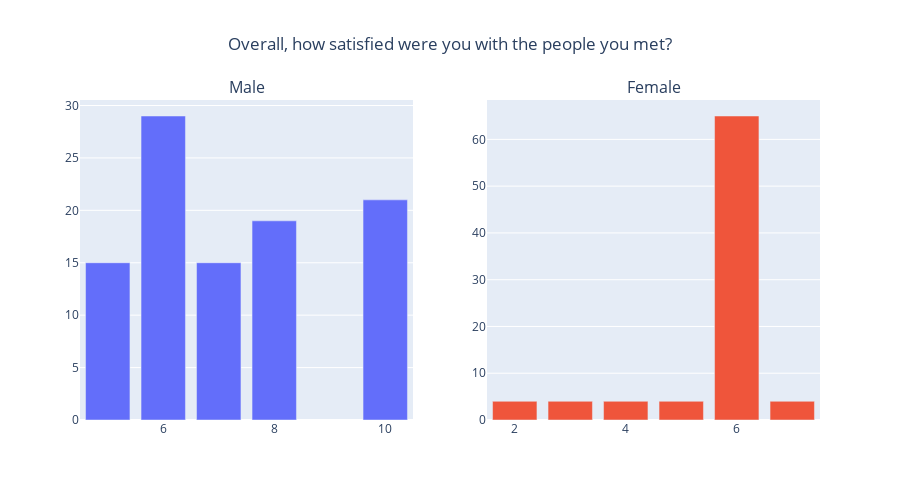
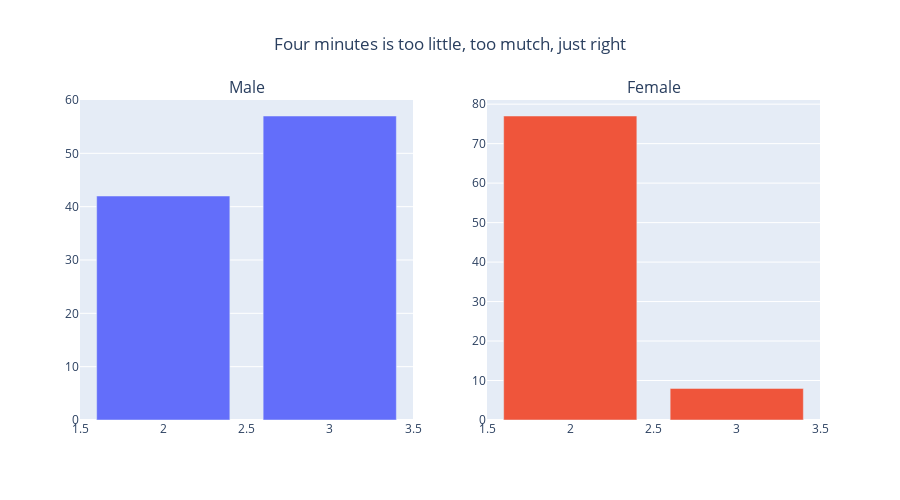
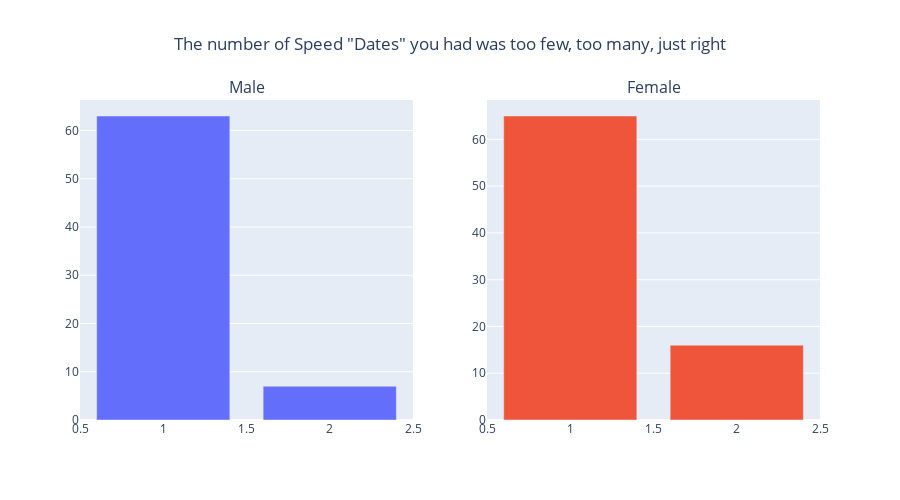

Here is the notebook cell these charts were saved with, in order:
### Markdown cell above
## followup/Time2

Survey is filled out the day after participating in the event.
Subjects must have submitted this in order to be sent their matches.

### Code cell
dic_signup_qualitatif ={
    'satis_2': 'Overall, how satisfied were you with the people you met?',
    'length' : 'Four minutes is too little, too mutch, just right',
    'numdat_2': 'The number of Speed "Dates" you had was too few, too many, just right',
                    }

for item in [*dic_signup_qualitatif.keys()]:
    # Barplot of each qualitative variable
    cat_features = twice_columns([item])
    fig2 = make_subplots(rows = 1, cols = 2, subplot_titles = ['Male','Female'])
    for i in range(len(cat_features)):
        
        x_coords = dataset[cat_features[i]].value_counts().index.tolist()
        y_coords = dataset[cat_features[i]].value_counts().tolist()
        
        fig2.add_trace(
            go.Bar(
                x = x_coords,
                y = y_coords),
            row = 1,
            col = i + 1)
    fig2.update_layout(
            title = go.layout.Title(text = dic_signup_qualitatif[item], x = 0.5), showlegend = False, 
                autosize=False, height=500)
    fig2.show()

### Figure 1 — Plotly figure (JSON) as saved in the notebook; plotly's stock layout.template omitted (floating-point values rounded to 4 significant figures)
{"data": [{"type": "bar", "x": [6, 10, 8, 7, 5], "xaxis": "x", "y": [29, 21, 19, 15, 15], "yaxis": "y"}, {"type": "bar", "x": [6, 2, 5, 4, 7, 3], "xaxis": "x2", "y": [65, 4, 4, 4, 4, 4], "yaxis": "y2"}], "layout": {"annotations": [{"font": {"size": 16}, "showarrow": false, "text": "Male", "x": 0.225, "xanchor": "center", "xref": "paper", "y": 1, "yanchor": "bottom", "yref": "paper"}, {"font": {"size": 16}, "showarrow": false, "text": "Female", "x": 0.775, "xanchor": "center", "xref": "paper", "y": 1, "yanchor": "bottom", "yref": "paper"}], "autosize": false, "height": 500, "showlegend": false, "title": {"text": "Overall, how satisfied were you with the people you met?", "x": 0.5}, "xaxis": {"anchor": "y", "domain": [0, 0.45]}, "xaxis2": {"anchor": "y2", "domain": [0.55, 1]}, "yaxis": {"anchor": "x", "domain": [0, 1]}, "yaxis2": {"anchor": "x2", "domain": [0, 1]}}}

### Figure 2 — Plotly figure (JSON) as saved in the notebook; plotly's stock layout.template omitted (floating-point values rounded to 4 significant figures)
{"data": [{"type": "bar", "x": [3, 2], "xaxis": "x", "y": [57, 42], "yaxis": "y"}, {"type": "bar", "x": [2, 3], "xaxis": "x2", "y": [77, 8], "yaxis": "y2"}], "layout": {"annotations": [{"font": {"size": 16}, "showarrow": false, "text": "Male", "x": 0.225, "xanchor": "center", "xref": "paper", "y": 1, "yanchor": "bottom", "yref": "paper"}, {"font": {"size": 16}, "showarrow": false, "text": "Female", "x": 0.775, "xanchor": "center", "xref": "paper", "y": 1, "yanchor": "bottom", "yref": "paper"}], "autosize": false, "height": 500, "showlegend": false, "title": {"text": "Four minutes is too little, too mutch, just right", "x": 0.5}, "xaxis": {"anchor": "y", "domain": [0, 0.45]}, "xaxis2": {"anchor": "y2", "domain": [0.55, 1]}, "yaxis": {"anchor": "x", "domain": [0, 1]}, "yaxis2": {"anchor": "x2", "domain": [0, 1]}}}

### Figure 3 — Plotly figure (JSON) as saved in the notebook; plotly's stock layout.template omitted (floating-point values rounded to 4 significant figures)
{"data": [{"type": "bar", "x": [1, 2], "xaxis": "x", "y": [63, 7], "yaxis": "y"}, {"type": "bar", "x": [1, 2], "xaxis": "x2", "y": [65, 16], "yaxis": "y2"}], "layout": {"annotations": [{"font": {"size": 16}, "showarrow": false, "text": "Male", "x": 0.225, "xanchor": "center", "xref": "paper", "y": 1, "yanchor": "bottom", "yref": "paper"}, {"font": {"size": 16}, "showarrow": false, "text": "Female", "x": 0.775, "xanchor": "center", "xref": "paper", "y": 1, "yanchor": "bottom", "yref": "paper"}], "autosize": false, "height": 500, "showlegend": false, "title": {"text": "The number of Speed \"Dates\" you had was too few, too many, just right", "x": 0.5}, "xaxis": {"anchor": "y", "domain": [0, 0.45]}, "xaxis2": {"anchor": "y2", "domain": [0.55, 1]}, "yaxis": {"anchor": "x", "domain": [0, 1]}, "yaxis2": {"anchor": "x2", "domain": [0, 1]}}}
